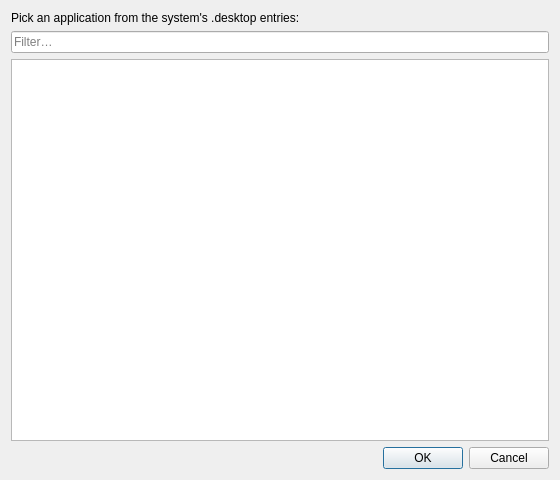
<?xml version="1.0" encoding="UTF-8"?>
<ui version="4.0">
 <class>DesktopPickerDialog</class>
 <widget class="QDialog" name="DesktopPickerDialog">
  <property name="geometry">
   <rect>
    <x>0</x>
    <y>0</y>
    <width>560</width>
    <height>480</height>
   </rect>
  </property>
  <property name="windowTitle">
   <string>Add from menu</string>
  </property>
  <layout class="QVBoxLayout" name="mainLayout">
   <item>
    <widget class="QLabel" name="hintLabel">
     <property name="text">
      <string>Pick an application from the system's .desktop entries:</string>
     </property>
    </widget>
   </item>
   <item>
    <widget class="QLineEdit" name="filterEdit">
     <property name="placeholderText">
      <string>Filter…</string>
     </property>
     <property name="clearButtonEnabled">
      <bool>true</bool>
     </property>
    </widget>
   </item>
   <item>
    <widget class="QListWidget" name="entryList">
     <property name="iconSize">
      <size>
       <width>24</width>
       <height>24</height>
      </size>
     </property>
     <property name="alternatingRowColors">
      <bool>true</bool>
     </property>
    </widget>
   </item>
   <item>
    <widget class="QDialogButtonBox" name="buttonBox">
     <property name="standardButtons">
      <set>QDialogButtonBox::StandardButton::Ok|QDialogButtonBox::StandardButton::Cancel</set>
     </property>
    </widget>
   </item>
  </layout>
 </widget>
 <resources/>
 <connections/>
</ui>
